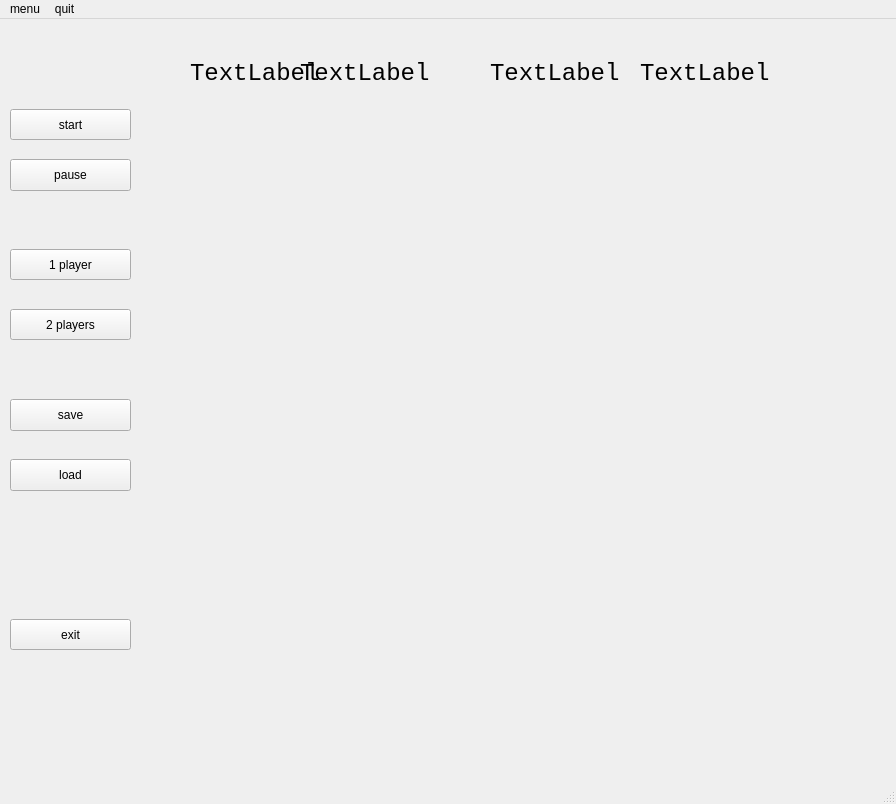
<?xml version="1.0" encoding="UTF-8"?>
<ui version="4.0">
 <class>MainWindow</class>
 <widget class="QMainWindow" name="MainWindow">
  <property name="geometry">
   <rect>
    <x>0</x>
    <y>0</y>
    <width>896</width>
    <height>804</height>
   </rect>
  </property>
  <property name="windowTitle">
   <string>MainWindow</string>
  </property>
  <widget class="QWidget" name="centralwidget">
   <widget class="QPushButton" name="pushButton">
    <property name="geometry">
     <rect>
      <x>10</x>
      <y>90</y>
      <width>121</width>
      <height>31</height>
     </rect>
    </property>
    <property name="text">
     <string>start</string>
    </property>
   </widget>
   <widget class="QPushButton" name="pushButton_2">
    <property name="geometry">
     <rect>
      <x>10</x>
      <y>230</y>
      <width>121</width>
      <height>31</height>
     </rect>
    </property>
    <property name="text">
     <string>1 player</string>
    </property>
    <property name="shortcut">
     <string>1</string>
    </property>
   </widget>
   <widget class="QWidget" name="widget" native="true">
    <property name="geometry">
     <rect>
      <x>190</x>
      <y>130</y>
      <width>600</width>
      <height>600</height>
     </rect>
    </property>
   </widget>
   <widget class="QPushButton" name="pushButton_3">
    <property name="geometry">
     <rect>
      <x>10</x>
      <y>290</y>
      <width>121</width>
      <height>31</height>
     </rect>
    </property>
    <property name="text">
     <string>2 players</string>
    </property>
    <property name="shortcut">
     <string>2</string>
    </property>
   </widget>
   <widget class="QPushButton" name="pushButton_4">
    <property name="geometry">
     <rect>
      <x>10</x>
      <y>600</y>
      <width>121</width>
      <height>31</height>
     </rect>
    </property>
    <property name="text">
     <string>exit</string>
    </property>
    <property name="shortcut">
     <string>Esc</string>
    </property>
   </widget>
   <widget class="QLabel" name="label">
    <property name="geometry">
     <rect>
      <x>190</x>
      <y>30</y>
      <width>150</width>
      <height>50</height>
     </rect>
    </property>
    <property name="font">
     <font>
      <family>Courier New</family>
      <pointsize>18</pointsize>
     </font>
    </property>
    <property name="text">
     <string>TextLabel</string>
    </property>
    <property name="textFormat">
     <enum>Qt::AutoText</enum>
    </property>
   </widget>
   <widget class="QLabel" name="label_2">
    <property name="geometry">
     <rect>
      <x>640</x>
      <y>30</y>
      <width>150</width>
      <height>50</height>
     </rect>
    </property>
    <property name="font">
     <font>
      <family>Courier New</family>
      <pointsize>18</pointsize>
     </font>
    </property>
    <property name="text">
     <string>TextLabel</string>
    </property>
    <property name="textFormat">
     <enum>Qt::AutoText</enum>
    </property>
   </widget>
   <widget class="QLabel" name="label_3">
    <property name="geometry">
     <rect>
      <x>300</x>
      <y>30</y>
      <width>150</width>
      <height>50</height>
     </rect>
    </property>
    <property name="font">
     <font>
      <family>Courier New</family>
      <pointsize>18</pointsize>
     </font>
    </property>
    <property name="text">
     <string>TextLabel</string>
    </property>
    <property name="textFormat">
     <enum>Qt::AutoText</enum>
    </property>
   </widget>
   <widget class="QLabel" name="label_4">
    <property name="geometry">
     <rect>
      <x>490</x>
      <y>30</y>
      <width>150</width>
      <height>50</height>
     </rect>
    </property>
    <property name="font">
     <font>
      <family>Courier New</family>
      <pointsize>18</pointsize>
     </font>
    </property>
    <property name="text">
     <string>TextLabel</string>
    </property>
    <property name="textFormat">
     <enum>Qt::AutoText</enum>
    </property>
   </widget>
   <widget class="QPushButton" name="pushButton_5">
    <property name="geometry">
     <rect>
      <x>10</x>
      <y>380</y>
      <width>121</width>
      <height>32</height>
     </rect>
    </property>
    <property name="text">
     <string>save</string>
    </property>
    <property name="shortcut">
     <string>Ctrl+S</string>
    </property>
   </widget>
   <widget class="QPushButton" name="pushButton_6">
    <property name="geometry">
     <rect>
      <x>10</x>
      <y>440</y>
      <width>121</width>
      <height>32</height>
     </rect>
    </property>
    <property name="text">
     <string>load</string>
    </property>
    <property name="shortcut">
     <string>Ctrl+L</string>
    </property>
   </widget>
   <widget class="QPushButton" name="pushButton_7">
    <property name="geometry">
     <rect>
      <x>10</x>
      <y>140</y>
      <width>121</width>
      <height>32</height>
     </rect>
    </property>
    <property name="text">
     <string>pause</string>
    </property>
   </widget>
  </widget>
  <widget class="QMenuBar" name="menubar">
   <property name="geometry">
    <rect>
     <x>0</x>
     <y>0</y>
     <width>896</width>
     <height>22</height>
    </rect>
   </property>
   <widget class="QMenu" name="menudab">
    <property name="title">
     <string>menu</string>
    </property>
    <addaction name="actionpause"/>
    <addaction name="actionsave"/>
    <addaction name="actionload"/>
    <addaction name="actionquit"/>
    <addaction name="actionstart"/>
    <addaction name="actionrestart"/>
    <addaction name="actioncontinue"/>
   </widget>
   <widget class="QMenu" name="menuquit">
    <property name="title">
     <string>quit</string>
    </property>
    <addaction name="separator"/>
   </widget>
   <addaction name="menudab"/>
   <addaction name="menuquit"/>
  </widget>
  <widget class="QStatusBar" name="statusbar"/>
  <action name="actionpause">
   <property name="text">
    <string>pause</string>
   </property>
  </action>
  <action name="actionsave">
   <property name="text">
    <string>save</string>
   </property>
  </action>
  <action name="actionload">
   <property name="text">
    <string>load</string>
   </property>
  </action>
  <action name="actionquit">
   <property name="text">
    <string>quit</string>
   </property>
  </action>
  <action name="actionstart">
   <property name="text">
    <string>start</string>
   </property>
  </action>
  <action name="actionrestart">
   <property name="text">
    <string>restart</string>
   </property>
  </action>
  <action name="actioncontinue">
   <property name="text">
    <string>continue</string>
   </property>
  </action>
 </widget>
 <resources/>
 <connections/>
</ui>
